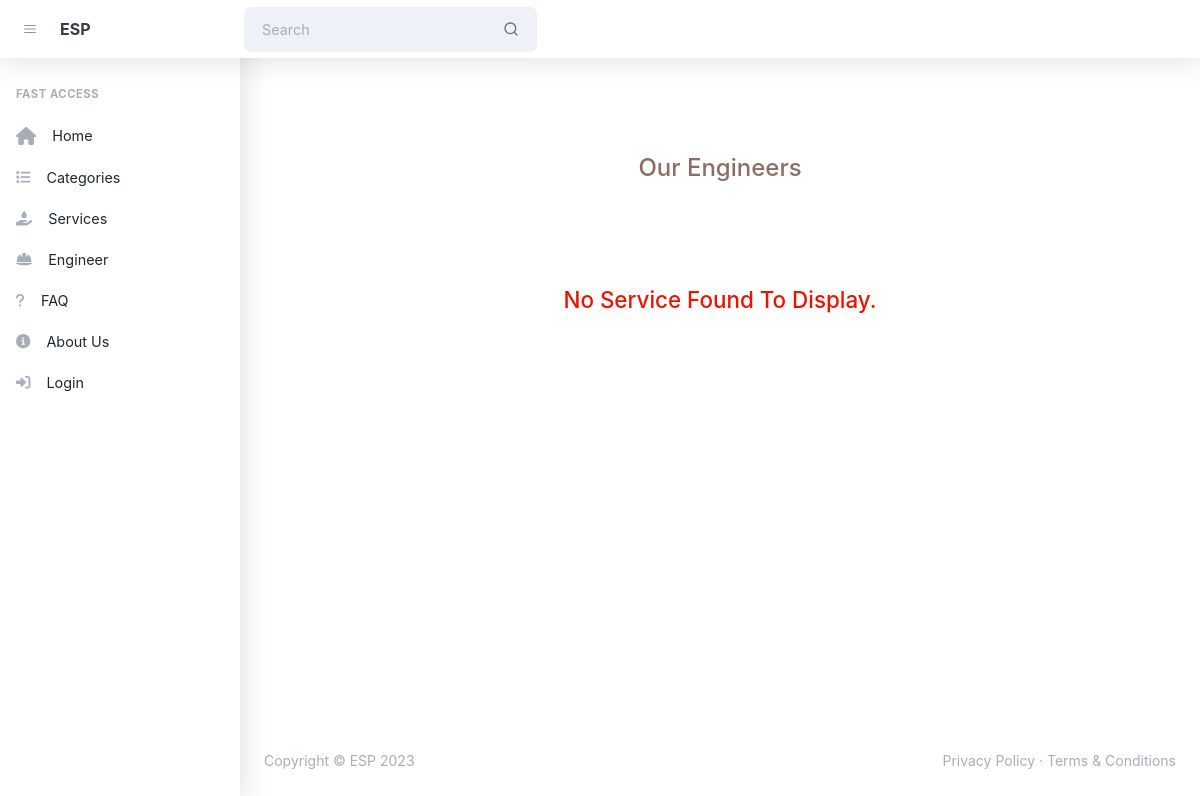
The app's page /engineer_list.php, older data.
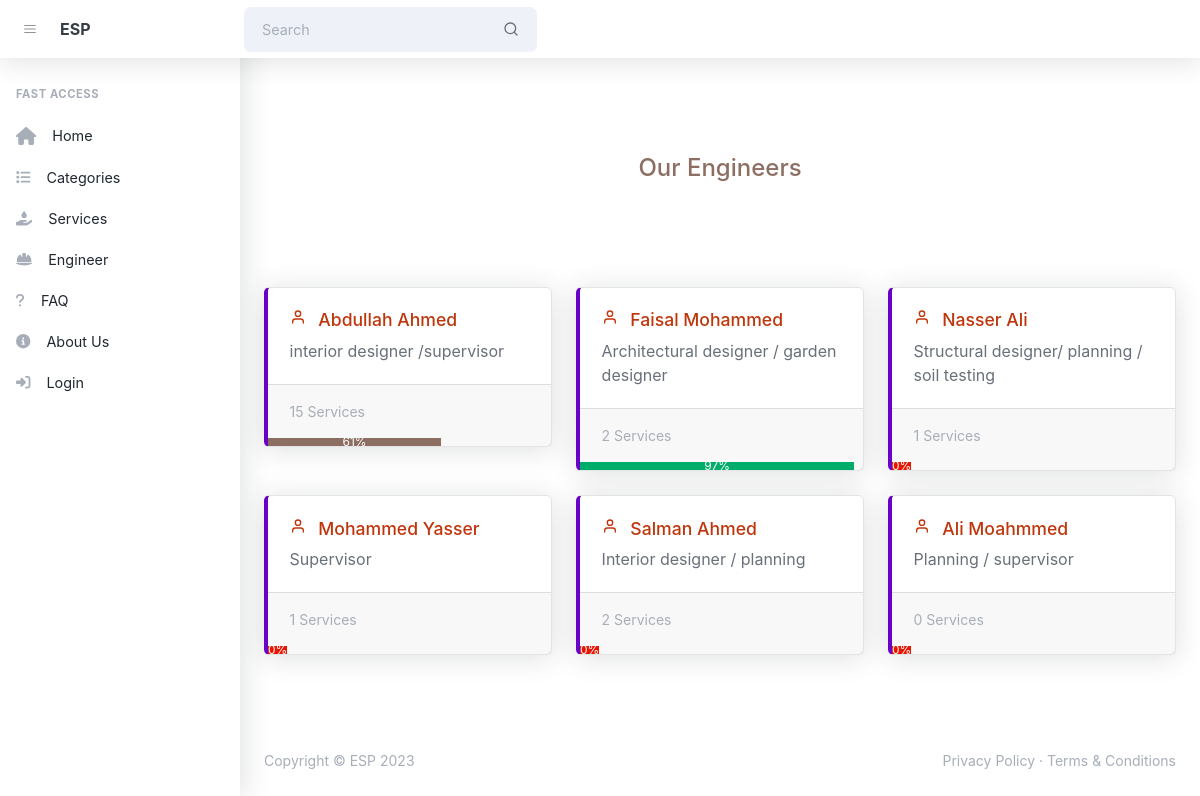
The same page, newer data.
### tables this page shows
CREATE TABLE `engineer` (
  `id` int(11) NOT NULL,
  `first_name` varchar(255) NOT NULL,
  `last_name` varchar(255) NOT NULL,
  `phone` varchar(50) NOT NULL,
  `email` varchar(255) NOT NULL,
  `password` varchar(255) NOT NULL,
  `city` varchar(255) DEFAULT NULL,
  `specialty` varchar(255) NOT NULL,
  `date_of_graduate` date NOT NULL,
  `experience_years` varchar(50) NOT NULL,
  `cv` varchar(255) DEFAULT NULL,
  `image1` varchar(255) DEFAULT NULL,
  `image2` varchar(255) DEFAULT NULL,
  `image3` varchar(255) DEFAULT NULL,
  `image4` varchar(255) DEFAULT NULL,
  `image5` varchar(255) DEFAULT NULL,
  `image6` varchar(255) DEFAULT NULL,
  `state` varchar(50) NOT NULL
);

### includes/config.php (called while the page is built, shortened)
<?php
	$PATH_SERVER 			= 'http://localhost:90/ESP/';
  function isLogin()
  {
	return false;
  }
?>

### includes/lib.php (called while the page is built, shortened)
<?php
include("config.php");
include('myFunctions.php');
function select($statment)
{
    global $mysqlilink;
    $query = $statment;
    $res = mysqli_query($mysqlilink,$query) or die('<center><div>wrong in connect with server</div>'.mysqli_error($mysqlilink)."</center>");
	$list = [];
    while($row=mysqli_fetch_array($res,MYSQLI_BOTH))
    {
      $list[] = $row;
	}
	 return $list;
}
function getAllEngineersWithRatesAndServiceTotals($engineer_id = null)
{
    if(isset( $engineer_id) && !empty($engineer_id))
    {
    return select(' SELECT e.* , COUNT(s.id) as total_service, SUM(r.rate)/ COUNT(r.id) as total_rate
                    FROM engineer AS e
                    LEFT JOIN service AS s ON e.id = s.engineer_id
                    LEFT JOIN rating AS r ON e.id = r.engineer_id
                    WHERE e.id = '.$engineer_id.'
                    GROUP BY e.id;');
    }
    else
    {
    return select(' SELECT e.* , COUNT(s.id) as total_service, SUM(r.rate)/ COUNT(r.id) as total_rate
                    FROM engineer AS e
                    LEFT JOIN service AS s ON e.id = s.engineer_id
                    LEFT JOIN rating AS r ON e.id = r.engineer_id
                    GROUP BY e.id;');
    }
}
?>

### includes/myFunctions.php (called while the page is built, shortened)
<?php
  function getRateColor($rate)
  {
    if(!isset($rate)) return "danger";
    if($rate > 75){
      return "success";
    }
    else if($rate > 50){
      return "primary";
    }
  }
  ?>

### engineer_list.php (the view, shortened to what this page needs)
<?php
  include('includes/lib.php');
  include('includes/engineer.php');
  ?>
<?php include('template/header.php'); ?>
<?php include('template/startNavbar.php'); ?>
<main class="page">
    <header class="py-10 mb-0 ">
        <div class="container-xl px-4 text-center">
            <div class="row">
                <div class="col-12">
                    <div class="text-center ">
                        <h1 class="text-primary">Our Engineers</h1>
                    </div>
                </div>
            </div>
        </div>
    </header>
    <div class="container-xl px-4">
        <div class="row">
            <?php
                $all = getAllEngineersWithRatesAndServiceTotals();
                if(!(count($all) > 0)) echo '<div class="col text-center"> <h2 class="text-danger" >No Service Found To Display. </h2></div>';
                else{
                    foreach($all as  $row)
                    {
                ?>
            <?php
                $total_service = $row['total_service'];
                $total_rate = $row['total_rate'];
            ?>
            <div class="col-lg-4 mb-4">
                <a class="card card-progress lift lift-sm border-start-lg border-start-secondary"
                    href="engineer.php?id=<?php echo $row['id'] ?>">
                    <div class="card-body">
                        <h5 class="card-title text-secondary">
                            <i class="me-2" data-feather="user"></i>
                            <?php echo $row['first_name'].' '. $row['last_name'] ; ?>
                        </h5>
                        <p class="card-text"><?php echo $row['specialty']; ?></p>
                    </div>
                    <div class="card-footer">
                        <div class="small text-muted"><?php echo $total_service; ?> Services</div>
                    </div>
                    <div class="progress rounded-0">
                        <div class="progress-bar bg-<?php echo getRateColor($total_rate); ?>" role="progressbar"
                            style="width: <?php echo $total_rate ?>%" aria-valuenow="<?php echo $total_rate ?>"
                            aria-valuemin="0" aria-valuemax="100"><?php echo floor($total_rate) ?>%</div>
                    </div>
                </a>
            </div>
            <?php }}?>
        </div>
    </div>
</main>
<?php include('template/footer.php') ?>

### template/header.php (shortened to what this page needs)
<!DOCTYPE html>
<html lang="en">
<head>
    <link href="<?php echo $PATH_SERVER ?>css/styles.css" rel="stylesheet" />
    <link rel="stylesheet" href="<?php echo $PATH_SERVER ?>assets/font-awesome/6.1.1/css/all.min.css" />
    <link href="<?php echo $PATH_SERVER ?>css/custom.css" rel="stylesheet" />
    <link href="https://cdn.jsdelivr.net/npm/litepicker/dist/css/litepicker.css" rel="stylesheet" />
</head>
<body class="nav-fixed bg-white">

### template/startNavbar.php (shortened to what this page needs)
<nav class="topnav navbar navbar-expand shadow justify-content-between justify-content-sm-start navbar-light bg-white"
    id="sidenavAccordion">
    <button class="btn btn-icon btn-transparent-dark order-1 order-lg-0 me-2 ms-lg-2 me-lg-0" id="sidebarToggle"><i
            data-feather="menu"></i></button>
    <?php
        $mainPage = $PATH_SERVER;
     ?>
    <a class="navbar-brand pe-3 ps-4 ps-lg-2" href="<?php echo $mainPage; ?>">ESP</a>
    <form class="form-inline me-auto d-none d-lg-block me-3">
        <div class="input-group input-group-joined input-group-solid">
            <input class="form-control pe-0" type="search" placeholder="Search" aria-label="Search" />
            <div class="input-group-text"><i data-feather="search"></i></div>
        </div>
    </form>
</nav>
<div id="layoutSidenav">
    <div id="layoutSidenav_nav">
        <nav class="sidenav shadow-right sidenav-light">
            <div class="sidenav-menu">
                <div class="nav accordion" id="accordionSidenav">
                    <?php if(isLogin()){ ?>
                    <?php if(isAdmin()){ ?>
                    <!-- <a class="nav-link d-sm-none" href="#!">
                        <div class="nav-link-icon"><i data-feather="bell"></i></div>
                        Alerts
                        <span class="badge bg-warning-soft text-warning ms-auto">4 New!</span>
                    </a> -->
                    <!-- <a class="nav-link d-sm-none" href="#!">
                        <div class="nav-link-icon"><i data-feather="mail"></i></div>
                        Messages
                        <span class="badge bg-success-soft text-success ms-auto">2 New!</span>
                    </a> -->
                    <div class="sidenav-menu-heading">Control Panel</div>
                    <!-- <a class="nav-link collapsed" href="javascript:void(0);" data-bs-toggle="collapse"
                        data-bs-target="#collapseDashboards" aria-expanded="false"
                        aria-controls="collapseDashboards">
                        <div class="nav-link-icon"><i data-feather="activity"></i></div>
                        Dashboards
                        <div class="sidenav-collapse-arrow"><i class="fas fa-angle-down"></i></div>
                    </a>
                    <div class="collapse" id="collapseDashboards" data-bs-parent="#accordionSidenav">
                        <nav class="sidenav-menu-nested nav accordion" id="accordionSidenavPages">
                            <a class="nav-link" href="dashboard-1.html">
                                Default
                                <span class="badge bg-primary-soft text-primary ms-auto">Updated</span>
                            </a>
                            <a class="nav-link" href="dashboard-2.html">Multipurpose</a>
                            <a class="nav-link" href="dashboard-3.html">Affiliate</a>
                        </nav>
                    </div> -->
                    <a class="nav-link" href="<?php echo $PATH_ADMIN; ?>">
                        <div class="nav-link-icon"><i class="fa fa-home fa-lg"></i>
                        </div>
                        Home
                    </a>
                    <a class="nav-link" href="<?php echo $PATH_ADMIN_BOOKING; ?>">
                        <div class="nav-link-icon"><i class="fa-solid fa-calendar-days"></i></div>
                        Booking
                    </a>
                    <a class="nav-link" href="<?php echo $PATH_ADMIN_RATING; ?>">
                        <div class="nav-link-icon"><i class="fa fa-star" aria-hidden="true"></i></div>
                        Rating
                    </a>
                    <a class="nav-link" href="<?php echo $PATH_ADMIN_CUSTOMER; ?>">
                        <div class="nav-link-icon"><i class="fa-solid fa-user-tie"></i></div>
                        Customer
                    </a>
                    <a class="nav-link" href="<?php echo $PATH_ADMIN_ENGINEER; ?>">
                        <div class="nav-link-icon"><i class="fa-solid fa-helmet-safety"></i> </div>
                        Engineer
                    </a>
                    <a class="nav-link" href="<?php echo $PATH_ADMIN_SERVICE; ?>">
                        <div class="nav-link-icon"><i class="fa-solid fa-hand-holding-droplet"></i></div>
                        Service
                    </a>
                    <a class="nav-link" href="<?php echo $PATH_ADMIN_SERVICE_TYPE; ?>">
                        <div class="nav-link-icon"> <i class="fa fa-list"></i></div>
                        Service Type
                    </a>
                    <?php }else if(isEngineer()){ ?>
                    <div class="sidenav-menu-heading">Control Panel</div>
                    <a class="nav-link" href="<?php echo $PATH_ENGINEER; ?>">
                        <div class="nav-link-icon"><i class="fa fa-home fa-lg"></i>
                        </div>
                        Home
                    </a>
                    <a class="nav-link" href="<?php echo $PATH_ENGINEER_SERVICE; ?>">
                        <div class="nav-link-icon"><i class="fa-solid fa-hand-holding-droplet"></i></div>
                        Service
                    </a>
                    <a class="nav-link" href="<?php echo $PATH_ENGINEER; ?>my_bookings.php">
                        <div class="nav-link-icon"><i class="fa-solid fa-calendar-days"></i></div>
                        My Booking
                    </a>
                    <a class="nav-link" href="<?php echo $PATH_SERVER; ?>faq.php">
                        <div class="nav-link-icon"><i class="fa-solid fa-question"></i></div>
                        FAQ
                    </a>
                    <a class="nav-link" href="<?php echo $PATH_SERVER; ?>about_us.php">
                        <div class="nav-link-icon"><i class="fa-solid fa-circle-info"></i></div>
                        About Us
                    </a>
                    <?php }else if(isCustomer()){ ?>
                    <!-- <a class="nav-link d-sm-none" href="#!">
                        <div class="nav-link-icon"><i data-feather="bell"></i></div>
                        Alerts
                        <span class="badge bg-warning-soft text-warning ms-auto">4 New!</span>
                    </a> -->
                    <!-- <a class="nav-link d-sm-none" href="#!">
                        <div class="nav-link-icon"><i data-feather="mail"></i></div>
                        Messages
                        <span class="badge bg-success-soft text-success ms-auto">2 New!</span>
                    </a> -->
                    <div class="sidenav-menu-heading">Control Panel</div>
                    <a class="nav-link" href="<?php echo $PATH_CUSTOMER;?>index.php">
                        <div class="nav-link-icon"><i class="fa fa-home fa-lg"></i>
                        </div>
                        Home
                    </a>
                    <a class="nav-link" href="<?php echo $PATH_SERVER;?>service_type.php">
                        <div class="nav-link-icon"> <i class="fa fa-list"></i>
                        </div>
                        Categories
                    </a>
                    <a class="nav-link" href="<?php echo $PATH_SERVER;?>service_list.php">
                        <div class="nav-link-icon"><i class="fa-solid fa-hand-holding-droplet"></i></div>
                        Services
                    </a>
                    <a class="nav-link" href="<?php echo $PATH_SERVER;?>engineer_list.php">
                        <div class="nav-link-icon"><i class="fa-solid fa-helmet-safety"></i> </div>
                        Engineer
                    </a>
                    <a class="nav-link" href="<?php echo $mainPage; ?>my_bookings.php">
                        <div class="nav-link-icon"><i class="fa-solid fa-calendar-days"></i></div>
                        My Booking
                    </a>
                    <a class="nav-link" href="<?php echo $PATH_SERVER; ?>faq.php">
                        <div class="nav-link-icon"><i class="fa-solid fa-question"></i></div>
                        FAQ
                    </a>
                    <a class="nav-link" href="<?php echo $PATH_SERVER; ?>about_us.php">
                        <div class="nav-link-icon"><i class="fa-solid fa-circle-info"></i></div>
                        About Us
                    </a>
                    <?php } ?>
                    <?php }else{ ?>
                    <div class="sidenav-menu-heading">Fast Access</div>
                    <a class="nav-link" href="<?php echo $PATH_SERVER;?>index.php">
                        <div class="nav-link-icon"><i class="fa fa-home fa-lg"></i>
                        </div>
                        Home
                    </a>
                    <a class="nav-link" href="<?php echo $PATH_SERVER;?>service_type.php">
                        <div class="nav-link-icon"> <i class="fa fa-list"></i>
                        </div>
                        Categories
                    </a>
                    <a class="nav-link" href="<?php echo $PATH_SERVER;?>service_list.php">
                        <div class="nav-link-icon"><i class="fa-solid fa-hand-holding-droplet"></i></div>
                        Services
                    </a>
                    <a class="nav-link" href="<?php echo $PATH_SERVER;?>engineer_list.php">
                        <div class="nav-link-icon"><i class="fa-solid fa-helmet-safety"></i> </div>
                        Engineer
                    </a>
                    <a class="nav-link" href="<?php echo $PATH_SERVER; ?>faq.php">
                        <div class="nav-link-icon"><i class="fa-solid fa-question"></i></div>
                        FAQ
                    </a>
                    <a class="nav-link" href="<?php echo $PATH_SERVER; ?>about_us.php">
                        <div class="nav-link-icon"><i class="fa-solid fa-circle-info"></i></div>
                        About Us
                    </a>
                    <a class="nav-link" href="<?php echo $PATH_SERVER; ?>login.php">
                        <div class="nav-link-icon"><i class="fa-solid fa-right-to-bracket"></i></div>
                        Login
                    </a>
                    <?php } ?>
                </div>
            </div>
        </nav>
    </div>
    <div id="layoutSidenav_content">

### template/footer.php (shortened to what this page needs)
<footer class="footer-admin mt-auto footer-light">
    <div class="container-xl px-4">
        <div class="row">
            <div class="col-md-6 small">Copyright © ESP 2023</div>
            <div class="col-md-6 text-md-end small">
                <a href="#!">Privacy Policy</a>
                ·
                <a href="#!">Terms &amp; Conditions</a>
            </div>
        </div>
    </div>
</footer>
</div>
</div>
</body>
</html>

### css/custom.css (style rules this page uses)
.text-primary { color: #8d6e63 !important; }
.nav-link { display: block; padding: 0.5rem 1rem; color: #8d6e63; transition: color 0.15s ease-in-out, background-color 0.15s ease-in-out, border-color 0.15s ease-in-out; }
a { color: #8d6e63; text-decoration: none; }
.bg-primary { background-color: #8d6e63 !important; }
.text-secondary { color: #bf360c !important; }

Row changes from the older to the newer data that the page shows:
added engineer: first_name "Abdullah", last_name "Ahmed", specialty "interior designer /supervisor", total_service "15", $total_rate 61.2000 (drawn), total_rate "61"
added engineer: first_name "Faisal", last_name "Mohammed", specialty "Architectural designer / garden designer", total_service "2", $total_rate 97.0000 (drawn), total_rate "97"
added engineer: first_name "Nasser", last_name "Ali", specialty "Structural designer/ planning / soil testing", total_service "1", total_rate "0"
added engineer: first_name "Mohammed", last_name "Yasser", specialty "Supervisor", total_service "1", total_rate "0"
added engineer: first_name "Salman", last_name "Ahmed", specialty "Interior designer / planning", total_service "2", total_rate "0"
added engineer: first_name "Ali", last_name "Moahmmed", specialty "Planning / supervisor", total_service "0", total_rate "0"
Text that changed along with them:
text no longer shown: "No Service Found To Display."
